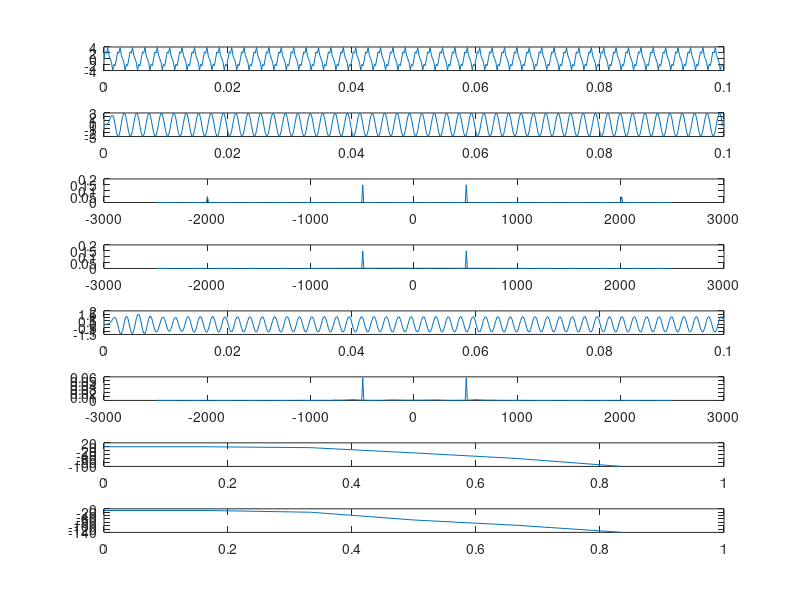

This figure's MATLAB source:
clearvars, clc;
%% Intial Value
fs = 5000;
cf = 800;
t = 0:1/fs:0.1-(1/fs);
x = sin(4000* pi*t) + 3*sin(1000*pi*t);
%% Before and After Buffer in time domain
[b1,a1] = butter(6,cf/(fs/2));
y1 = filter(b1,a1 ,x);

subplot(8,1,1)
plot(t,x)

subplot(8,1,2)
plot(t,y1)
%% Before and After Buffer in Frequency domain

    %Before
xf = fft(x);
xff = fftshift(xf)/fs;
f = linspace(-fs/2, fs/2, length(xff));
subplot(8,1,3)
plot(f, abs(xff))

    %After
y1f = fft(y1);
y1ff = fftshift(y1f)/fs;
f2 = linspace(-fs/2, fs/2, length(y1ff));
subplot(8,1,4)
plot(f2, abs(y1ff))
%% After Cheby1 in Time domain
[b2,a2] = cheby1(6,10,cf/(fs/2));
y2 = filter(b2,a2 ,x);
subplot(8,1,5)
plot(t,y2)
%% After Cheby1 in Frequency domain
y2f = fft(y2);
y2ff = fftshift(y2f)/fs;
f3 = linspace(-fs/2, fs/2, length(y2ff));
subplot(8,1,6)
plot(f3, abs(y2ff))
%% 
[h,w] = freqz(b1,a1,6);
subplot(8,1,7)
plot(w/pi,20*log10(abs(h)))

%%
[h,w] = freqz(b2,a2,6);
subplot(8,1,8)
plot(w/pi,20*log10(abs(h)))
